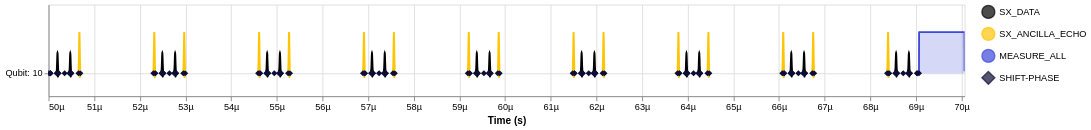

Notebook code for this chart:
### Markdown cell above
In the above example, we will notice that there are two different types of SX gates plotted: `SX_DATA` and `SX_ANCILLA_ECHO`, however with the default coloring scheme they are both the same color. We can modify how pulses are colored using the `with_color_key` and `with_color_of` methods. Internally there is a color map that maps pulses from their `color_key` to their `color`. Changing the key, changes the grouping, while calling `with_color_of` enables changing the values:

### Code cell
schedule.with_color_key("Instruction").with_color_of("SX_DATA", "#000000").draw()
